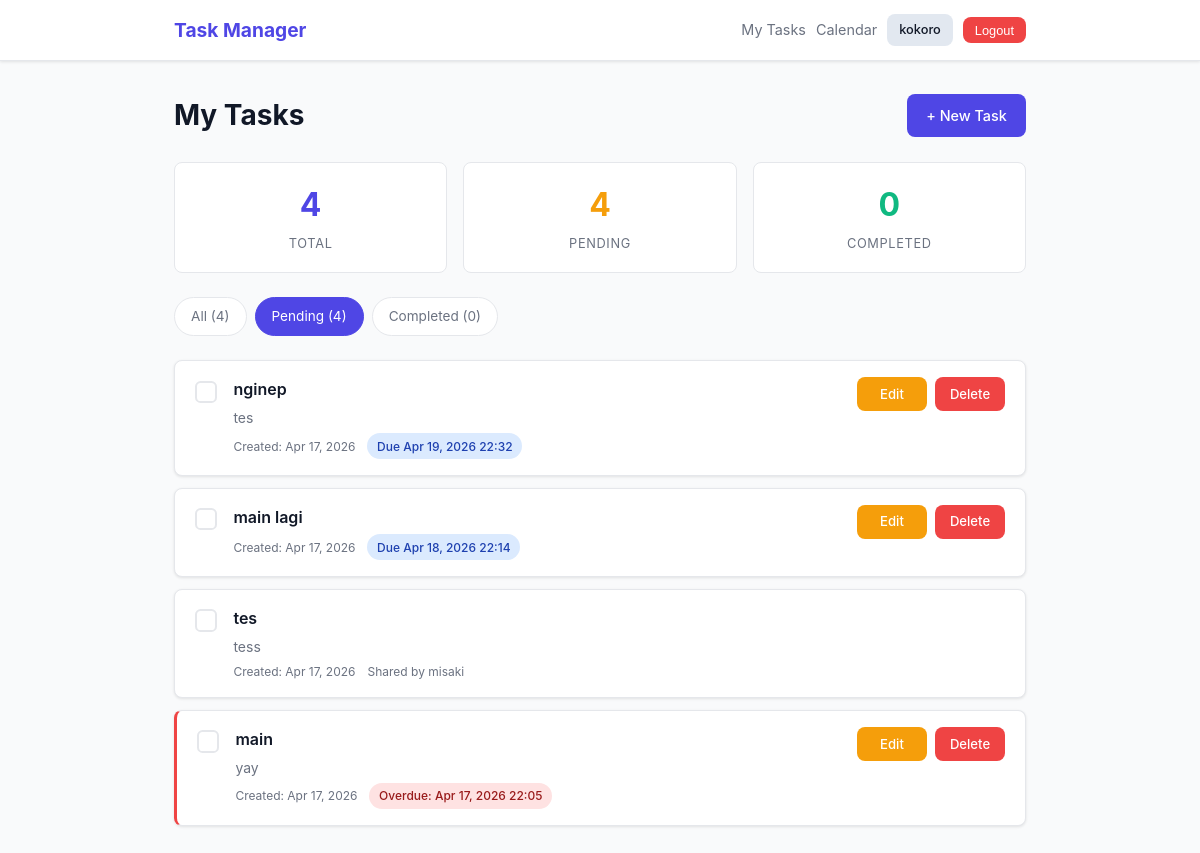
Before: /tasks/?filter=pending (signed in) with the older database file.
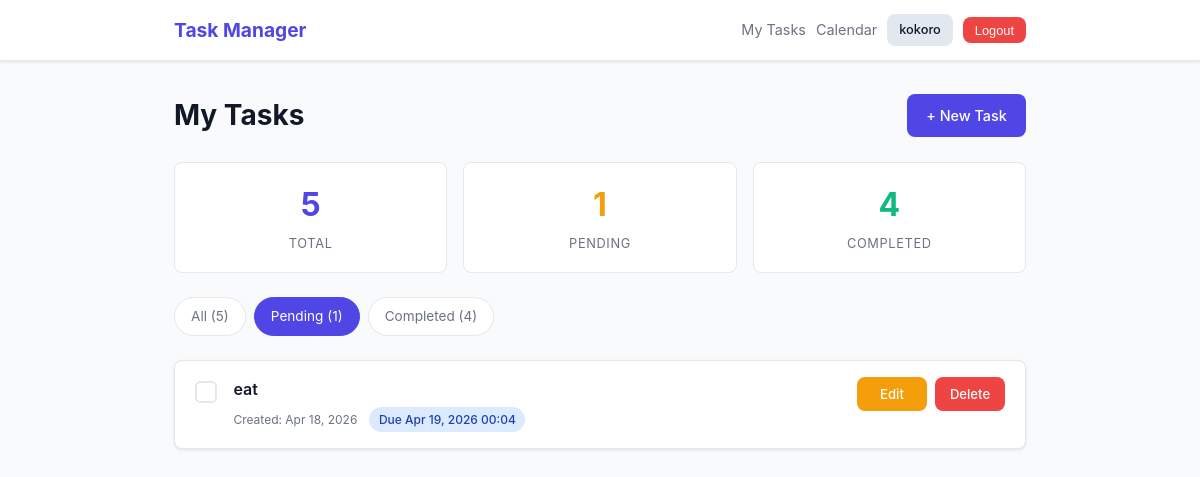
After: the same page with the newer database file.
### tasks/models.py (models this page shows, shortened)
class Task(models.Model):
    user = models.ForeignKey(User, on_delete=models.CASCADE, related_name='tasks')
    title = models.CharField(max_length=200)
    description = models.TextField(blank=True)
    completed = models.BooleanField(default=False)
    deadline = models.DateTimeField(null=True, blank=True)
    created_at = models.DateTimeField(auto_now_add=True)
    updated_at = models.DateTimeField(auto_now=True)
    shared_with = models.ManyToManyField(
        User,
        through='SharedTask',
        related_name='shared_tasks',
        blank=True,
    )
    class Meta:
        ordering = ['-created_at']
    @property
    def is_overdue(self):
        if self.deadline and not self.completed:
            return timezone.now() > self.deadline
        return False

### tasks/views.py (the view)
# urls.py: path('tasks/', views.task_list_view, name='task_list'),
@login_required
def task_list_view(request):
    all_own_tasks = Task.objects.filter(user=request.user)
    all_shared_tasks = Task.objects.filter(shared_with=request.user)
    total_count = all_own_tasks.count() + all_shared_tasks.count()
    completed_count = all_own_tasks.filter(completed=True).count() + all_shared_tasks.filter(completed=True).count()
    pending_count = total_count - completed_count
    own_tasks = all_own_tasks
    shared_tasks = all_shared_tasks
    filter_param = request.GET.get('filter', 'all')
    if filter_param == 'completed':
        own_tasks = own_tasks.filter(completed=True)
        shared_tasks = shared_tasks.filter(completed=True)
    elif filter_param == 'pending':
        own_tasks = own_tasks.filter(completed=False)
        shared_tasks = shared_tasks.filter(completed=False)
    tasks = (own_tasks | shared_tasks).distinct().order_by('-created_at')
    context = {
        'tasks': tasks,
        'filter': filter_param,
        'total_count': total_count,
        'completed_count': completed_count,
        'pending_count': pending_count,
    }
    return render(request, 'tasks/task_list.html', context)

### tasks/templates/tasks/task_list.html (shortened to what this page needs)
{% extends 'base.html' %}
{% block content %}
<div class="page-header">
    <h1>My Tasks</h1>
    <a href="{% url 'task_create' %}" class="btn btn-primary">+ New Task</a>
</div>
<div class="stats-bar">
    <div class="stat-item">
        <span class="stat-number">{{ total_count }}</span>
        <span class="stat-label">Total</span>
    </div>
    <div class="stat-item">
        <span class="stat-number stat-pending">{{ pending_count }}</span>
        <span class="stat-label">Pending</span>
    </div>
    <div class="stat-item">
        <span class="stat-number stat-done">{{ completed_count }}</span>
        <span class="stat-label">Completed</span>
    </div>
</div>
<div class="filter-tabs">
    <a href="{% url 'task_list' %}?filter=all"
       class="filter-tab {% if filter == 'all' %}active{% endif %}">All ({{ total_count }})</a>
    <a href="{% url 'task_list' %}?filter=pending"
       class="filter-tab {% if filter == 'pending' %}active{% endif %}">Pending ({{ pending_count }})</a>
    <a href="{% url 'task_list' %}?filter=completed"
       class="filter-tab {% if filter == 'completed' %}active{% endif %}">Completed ({{ completed_count }})</a>
</div>
{% if tasks %}
    <div class="task-list">
        {% for task in tasks %}
            <div id="task-{{ task.pk }}" class="task-card {% if task.completed %}task-completed{% endif %} {% if task.is_overdue %}task-overdue{% endif %}">
                <div class="task-checkbox">
                    <form method="post" action="{% url 'task_toggle' task.pk %}" style="display:inline;">
                        <button type="submit" class="checkbox-btn {% if task.completed %}checkbox-checked{% endif %}" aria-label="Toggle task completion"></button>
                    </form>
                </div>
                <div class="task-content">
                    <h3 class="task-title {% if task.completed %}strikethrough{% endif %}">
                        {{ task.title }}
                    </h3>
                    {% if task.description %}
                        <p class="task-description">{{ task.description }}</p>
                    {% endif %}
                    <div class="task-meta-row">
                        <small class="task-meta">Created: {{ task.created_at|date:"M d, Y" }}</small>
                        {% if task.user != request.user %}
                            <span class="task-meta">Shared by {{ task.user.username }}</span>
                        {% endif %}
                        {% if task.deadline %}
                            {% if task.completed %}
                                <span class="deadline-badge deadline-done">
                                    Done: due {{ task.deadline|date:"M d, Y H:i" }}
                                </span>
                            {% elif task.is_overdue %}
                                <span class="deadline-badge deadline-overdue">
                                    Overdue: {{ task.deadline|date:"M d, Y H:i" }}
                                </span>
                            {% else %}
                                <span class="deadline-badge deadline-upcoming">
                                    Due {{ task.deadline|date:"M d, Y H:i" }}
                                </span>
                            {% endif %}
                        {% endif %}
                    </div>
                </div>
                <div class="task-actions">
                    {% if task.user == request.user %}
                        <a href="{% url 'task_update' task.pk %}" class="btn btn-warning btn-sm">Edit</a>
                        <a href="{% url 'task_delete' task.pk %}" class="btn btn-danger btn-sm">Delete</a>
                    {% endif %}
                </div>
            </div>
        {% endfor %}
    </div>
{% endif %}
{% endblock %}

Changed rows visible on the page:
no longer on this page (row edited): Task: completed False (drawn), title "nginep", description "tes", created_at "Apr 17, 2026", deadline "Apr 19, 2026 22:32", shows "Edit"
no longer on this page (row edited): Task: completed False (drawn), title "main lagi", created_at "Apr 17, 2026", deadline "Apr 18, 2026 22:14", shows "Edit"
removed Task: completed False (drawn), title "tes", description "tess", created_at "Apr 17, 2026", user.username "misaki"
no longer on this page (row edited): Task: completed False (drawn), title "main", description "yay", created_at "Apr 17, 2026", deadline "Apr 17, 2026 22:05", shows "Edit"
added Task: completed False (drawn), title "eat", created_at "Apr 18, 2026", deadline "Apr 19, 2026 00:04", shows "Edit"
Other visible differences:
{{ total_count }}: "4" → "5"
{{ pending_count }}: "4" → "1"
{{ completed_count }}: "0" → "4"
